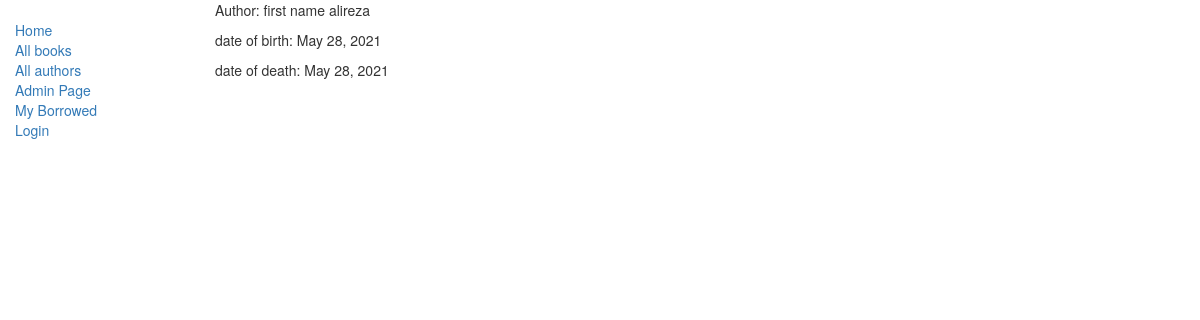
Page /catalog/authors/1/ on the committed database.
### catalog/models.py (models this page shows, shortened)
class Author(models.Model):
    first_name = models.CharField(max_length=100)
    last_name = models.CharField(max_length=100)
    date_of_birth = models.DateField(null=True, blank=True)
    date_of_death = models.DateField('Died', null=True, blank=True)

### catalog/views.py (the view)
# urls.py: url(r'^authors/(?P<pk>\d+)/$', views.AuthorDetailView.as_view(), name='author_detail'),
class AuthorDetailView(generic.DetailView):
    model=models.Author
    template_name="catalog/author_detail.html"

### catalog/templates/catalog/author_detail.html
{% extends "catalog/base_generic.html" %}
{% block content %}
<p>Author: first name {{author.first_name}}</p>
<p>date of birth: {{author.date_of_birth}}</p>
<p>date of death: {{author.date_of_death}}</p>
{% endblock %}

### rows in the picture
Author: first_name "alireza", date_of_birth "May 28, 2021", date_of_death "May 28, 2021"
